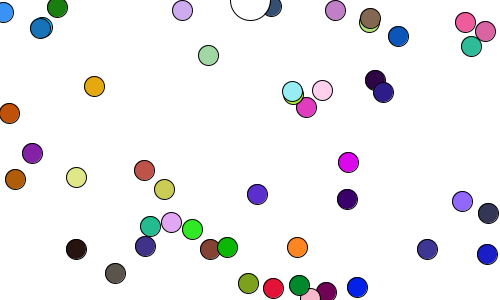
Frame 1 (no input)
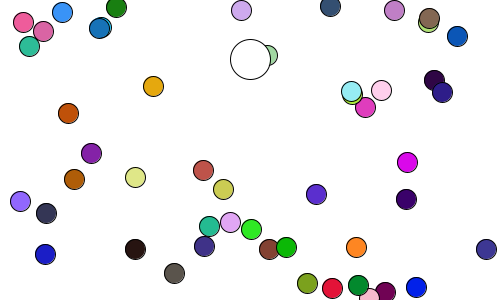
Frame 60 (the mouse pressed at the canvas centre just before this capture)
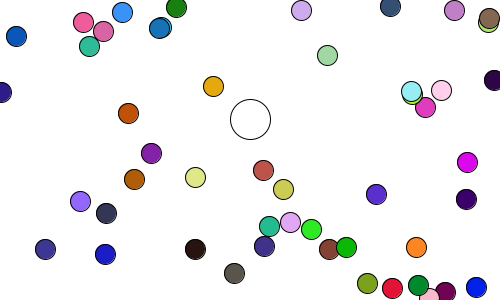
Frame 120 (the mouse held since frame 60 and released just before this capture)

The Processing sketch that drew these frames (run headless with seeded random() and noise(); from frame 60 on, the mouse is pressed at the canvas centre):

// Processing sketch: Inheritance_Practice
// ── Inheritance_Practice.pde
//Chloe and Hannah
Ball[] ballArray;
void setup(){
size(500,300);
ballArray = new Ball[50];
for(int i = 0; i < (ballArray.length); i++){
  ballArray[i] = new Ball();
}
  ballArray[(ballArray.length-1)] = new OddBall();
}

void draw() {
  background(255);
  for(int i = 0; i < (ballArray.length); i++){
      ballArray[i].show();
      ballArray[i].update();
  }
}

// ── Ball.pde
class Ball{
  int xPos, yPos, xSz, ySz, bSpeed, bLife;
  color bCol;
  Ball() {
    xPos = (int) (Math.random()*500);
    yPos = (int) (Math.random()*300);
    xSz = 20;
    ySz = 20;
    bSpeed = (int)(Math.random()*8)-1;
    bLife = 2000;
    bCol = color((int)(Math.random()*255)+1,(int)(Math.random()*255)+1, (int)(Math.random()*255)+1);
  }
  void show() {
    fill(bCol);
    ellipse(xPos,yPos,xSz,ySz);
  }
  void update(){
    xPos++;
    bLife--;
    if (xPos>500) {
      xPos=0;
    }
  }
}

// ── Oddball.pde
class OddBall extends Ball {
  OddBall() {
    xPos = 250;
    yPos = 0;
    xSz = 40;
    ySz = 40;
    bSpeed = 1;
    bLife = 0;
    bCol = color(255);
  }
  void update() {
    yPos++;
    if (yPos>300){
      yPos = 0;
    }
    
  }
}
